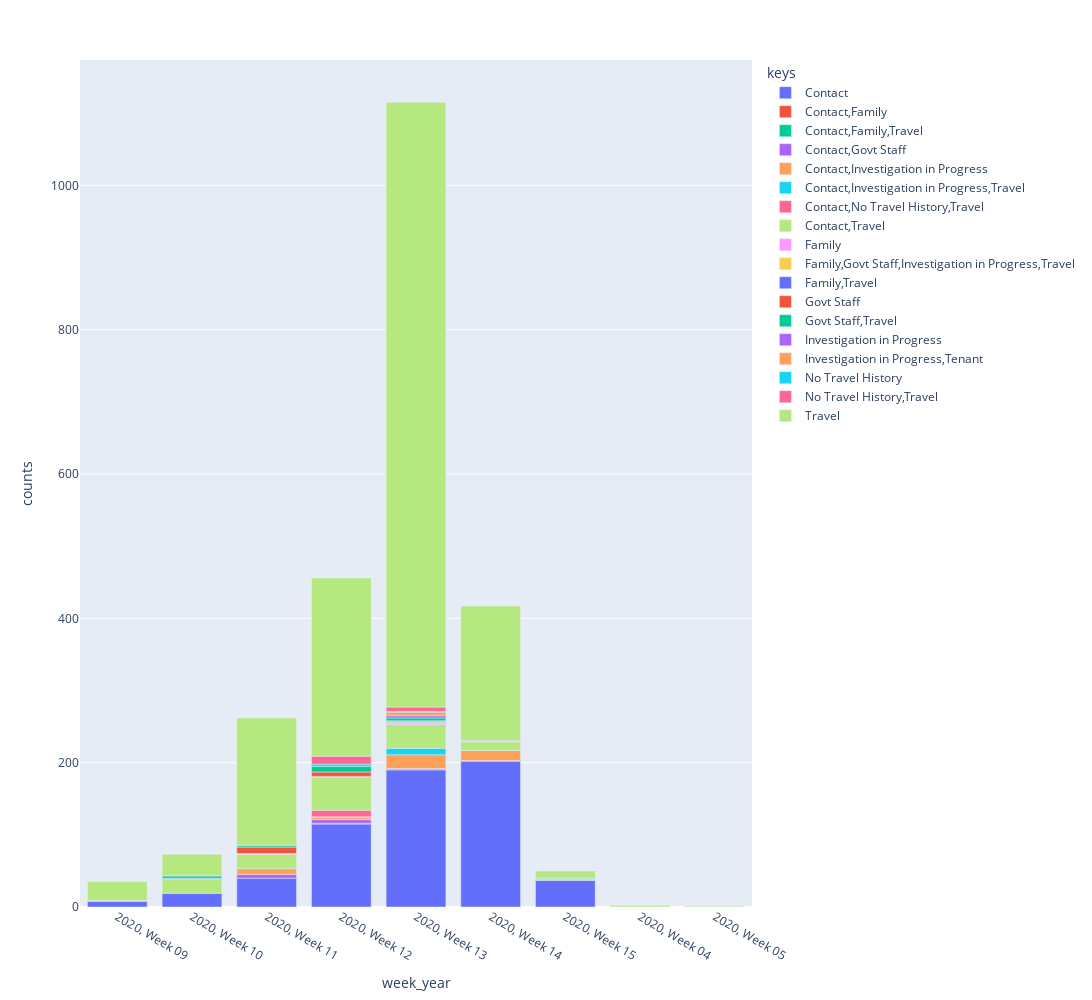

Here is the notebook cell this chart was saved with:
### Code cell
df1 = df[df['keys']!='']
df1 = df1[df1['keys']!='NA']
#df1 = df1[df1['travel']==True]
print(len(df1))
dfa = pd.DataFrame(df1.groupby(['keys', 'week_year']).size().reset_index(name='counts'))
fig = px.bar(dfa, x='week_year', y='counts', color='keys')
fig.update_layout(
    autosize=False,
    width=1500,
    height=1000,
    )
fig.show()
fig.write_html("file.html")

### Figure 1 — Plotly figure (JSON) as saved in the notebook; plotly's stock layout.template omitted (floating-point values rounded to 4 significant figures)
{"data": [{"alignmentgroup": "True", "hovertemplate": "keys=Contact<br>week_year=%{x}<br>counts=%{y}<extra></extra>", "legendgroup": "Contact", "marker": {"color": "#636efa"}, "name": "Contact", "offsetgroup": "Contact", "orientation": "v", "showlegend": true, "textposition": "auto", "type": "bar", "x": ["2020, Week 09", "2020, Week 10", "2020, Week 11", "2020, Week 12", "2020, Week 13", "2020, Week 14", "2020, Week 15"], "xaxis": "x", "y": [8, 19, 40, 115, 190, 202, 37], "yaxis": "y"}, {"alignmentgroup": "True", "hovertemplate": "keys=Contact,Family<br>week_year=%{x}<br>counts=%{y}<extra></extra>", "legendgroup": "Contact,Family", "marker": {"color": "#EF553B"}, "name": "Contact,Family", "offsetgroup": "Contact,Family", "orientation": "v", "showlegend": true, "textposition": "auto", "type": "bar", "x": ["2020, Week 12", "2020, Week 14"], "xaxis": "x", "y": [1, 1], "yaxis": "y"}, {"alignmentgroup": "True", "hovertemplate": "keys=Contact,Family,Travel<br>week_year=%{x}<br>counts=%{y}<extra></extra>", "legendgroup": "Contact,Family,Travel", "marker": {"color": "#00cc96"}, "name": "Contact,Family,Travel", "offsetgroup": "Contact,Family,Travel", "orientation": "v", "showlegend": true, "textposition": "auto", "type": "bar", "x": ["2020, Week 13"], "xaxis": "x", "y": [1], "yaxis": "y"}, {"alignmentgroup": "True", "hovertemplate": "keys=Contact,Govt Staff<br>week_year=%{x}<br>counts=%{y}<extra></extra>", "legendgroup": "Contact,Govt Staff", "marker": {"color": "#ab63fa"}, "name": "Contact,Govt Staff", "offsetgroup": "Contact,Govt Staff", "orientation": "v", "showlegend": true, "textposition": "auto", "type": "bar", "x": ["2020, Week 11", "2020, Week 12", "2020, Week 13"], "xaxis": "x", "y": [5, 5, 1], "yaxis": "y"}, {"alignmentgroup": "True", "hovertemplate": "keys=Contact,Investigation in Progress<br>week_year=%{x}<br>counts=%{y}<extra></extra>", "legendgroup": "Contact,Investigation in Progress", "marker": {"color": "#FFA15A"}, "name": "Contact,Investigation in Progress", "offsetgroup": "Contact,Investigation in Progress", "orientation": "v", "showlegend": true, "textposition": "auto", "type": "bar", "x": ["2020, Week 11", "2020, Week 12", "2020, Week 13", "2020, Week 14"], "xaxis": "x", "y": [8, 3, 19, 14], "yaxis": "y"}, {"alignmentgroup": "True", "hovertemplate": "keys=Contact,Investigation in Progress,Travel<br>week_year=%{x}<br>counts=%{y}<extra></extra>", "legendgroup": "Contact,Investigation in Progress,Travel", "marker": {"color": "#19d3f3"}, "name": "Contact,Investigation in Progress,Travel", "offsetgroup": "Contact,Investigation in Progress,Travel", "orientation": "v", "showlegend": true, "textposition": "auto", "type": "bar", "x": ["2020, Week 12", "2020, Week 13"], "xaxis": "x", "y": [1, 9], "yaxis": "y"}, {"alignmentgroup": "True", "hovertemplate": "keys=Contact,No Travel History,Travel<br>week_year=%{x}<br>counts=%{y}<extra></extra>", "legendgroup": "Contact,No Travel History,Travel", "marker": {"color": "#FF6692"}, "name": "Contact,No Travel History,Travel", "offsetgroup": "Contact,No Travel History,Travel", "orientation": "v", "showlegend": true, "textposition": "auto", "type": "bar", "x": ["2020, Week 12"], "xaxis": "x", "y": [9], "yaxis": "y"}, {"alignmentgroup": "True", "hovertemplate": "keys=Contact,Travel<br>week_year=%{x}<br>counts=%{y}<extra></extra>", "legendgroup": "Contact,Travel", "marker": {"color": "#B6E880"}, "name": "Contact,Travel", "offsetgroup": "Contact,Travel", "orientation": "v", "showlegend": true, "textposition": "auto", "type": "bar", "x": ["2020, Week 09", "2020, Week 10", "2020, Week 11", "2020, Week 12", "2020, Week 13", "2020, Week 14", "2020, Week 15"], "xaxis": "x", "y": [1, 20, 20, 46, 33, 12, 2], "yaxis": "y"}, {"alignmentgroup": "True", "hovertemplate": "keys=Family<br>week_year=%{x}<br>counts=%{y}<extra></extra>", "legendgroup": "Family", "marker": {"color": "#FF97FF"}, "name": "Family", "offsetgroup": "Family", "orientation": "v", "showlegend": true, "textposition": "auto", "type": "bar", "x": ["2020, Week 11", "2020, Week 13", "2020, Week 14"], "xaxis": "x", "y": [1, 2, 1], "yaxis": "y"}, {"alignmentgroup": "True", "hovertemplate": "keys=Family,Govt Staff,Investigation in Progress,Travel<br>week_year=%{x}<br>counts=%{y}<extra></extra>", "legendgroup": "Family,Govt Staff,Investigation in Progress,Travel", "marker": {"color": "#FECB52"}, "name": "Family,Govt Staff,Investigation in Progress,Travel", "offsetgroup": "Family,Govt Staff,Investigation in Progress,Travel", "orientation": "v", "showlegend": true, "textposition": "auto", "type": "bar", "x": ["2020, Week 13"], "xaxis": "x", "y": [1], "yaxis": "y"}, {"alignmentgroup": "True", "hovertemplate": "keys=Family,Travel<br>week_year=%{x}<br>counts=%{y}<extra></extra>", "legendgroup": "Family,Travel", "marker": {"color": "#636efa"}, "name": "Family,Travel", "offsetgroup": "Family,Travel", "orientation": "v", "showlegend": true, "textposition": "auto", "type": "bar", "x": ["2020, Week 10", "2020, Week 12", "2020, Week 13"], "xaxis": "x", "y": [1, 1, 1], "yaxis": "y"}, {"alignmentgroup": "True", "hovertemplate": "keys=Govt Staff<br>week_year=%{x}<br>counts=%{y}<extra></extra>", "legendgroup": "Govt Staff", "marker": {"color": "#EF553B"}, "name": "Govt Staff", "offsetgroup": "Govt Staff", "orientation": "v", "showlegend": true, "textposition": "auto", "type": "bar", "x": ["2020, Week 11", "2020, Week 12", "2020, Week 13"], "xaxis": "x", "y": [9, 6, 1], "yaxis": "y"}, {"alignmentgroup": "True", "hovertemplate": "keys=Govt Staff,Travel<br>week_year=%{x}<br>counts=%{y}<extra></extra>", "legendgroup": "Govt Staff,Travel", "marker": {"color": "#00cc96"}, "name": "Govt Staff,Travel", "offsetgroup": "Govt Staff,Travel", "orientation": "v", "showlegend": true, "textposition": "auto", "type": "bar", "x": ["2020, Week 10", "2020, Week 11", "2020, Week 12", "2020, Week 13", "2020, Week 15"], "xaxis": "x", "y": [3, 2, 8, 4, 1], "yaxis": "y"}, {"alignmentgroup": "True", "hovertemplate": "keys=Investigation in Progress<br>week_year=%{x}<br>counts=%{y}<extra></extra>", "legendgroup": "Investigation in Progress", "marker": {"color": "#ab63fa"}, "name": "Investigation in Progress", "offsetgroup": "Investigation in Progress", "orientation": "v", "showlegend": true, "textposition": "auto", "type": "bar", "x": ["2020, Week 13", "2020, Week 14"], "xaxis": "x", "y": [3, 1], "yaxis": "y"}, {"alignmentgroup": "True", "hovertemplate": "keys=Investigation in Progress,Tenant<br>week_year=%{x}<br>counts=%{y}<extra></extra>", "legendgroup": "Investigation in Progress,Tenant", "marker": {"color": "#FFA15A"}, "name": "Investigation in Progress,Tenant", "offsetgroup": "Investigation in Progress,Tenant", "orientation": "v", "showlegend": true, "textposition": "auto", "type": "bar", "x": ["2020, Week 13"], "xaxis": "x", "y": [5], "yaxis": "y"}, {"alignmentgroup": "True", "hovertemplate": "keys=No Travel History<br>week_year=%{x}<br>counts=%{y}<extra></extra>", "legendgroup": "No Travel History", "marker": {"color": "#19d3f3"}, "name": "No Travel History", "offsetgroup": "No Travel History", "orientation": "v", "showlegend": true, "textposition": "auto", "type": "bar", "x": ["2020, Week 12", "2020, Week 13"], "xaxis": "x", "y": [3, 1], "yaxis": "y"}, {"alignmentgroup": "True", "hovertemplate": "keys=No Travel History,Travel<br>week_year=%{x}<br>counts=%{y}<extra></extra>", "legendgroup": "No Travel History,Travel", "marker": {"color": "#FF6692"}, "name": "No Travel History,Travel", "offsetgroup": "No Travel History,Travel", "orientation": "v", "showlegend": true, "textposition": "auto", "type": "bar", "x": ["2020, Week 10", "2020, Week 11", "2020, Week 12", "2020, Week 13"], "xaxis": "x", "y": [1, 1, 11, 6], "yaxis": "y"}, {"alignmentgroup": "True", "hovertemplate": "keys=Travel<br>week_year=%{x}<br>counts=%{y}<extra></extra>", "legendgroup": "Travel", "marker": {"color": "#B6E880"}, "name": "Travel", "offsetgroup": "Travel", "orientation": "v", "showlegend": true, "textposition": "auto", "type": "bar", "x": ["2020, Week 04", "2020, Week 05", "2020, Week 09", "2020, Week 10", "2020, Week 11", "2020, Week 12", "2020, Week 13", "2020, Week 14", "2020, Week 15"], "xaxis": "x", "y": [2, 1, 26, 29, 176, 247, 838, 186, 10], "yaxis": "y"}], "layout": {"autosize": false, "barmode": "relative", "height": 1000, "legend": {"title": {"text": "keys"}, "tracegroupgap": 0}, "margin": {"t": 60}, "width": 1500, "xaxis": {"anchor": "y", "domain": [0, 1], "title": {"text": "week_year"}}, "yaxis": {"anchor": "x", "domain": [0, 1], "title": {"text": "counts"}}}}
